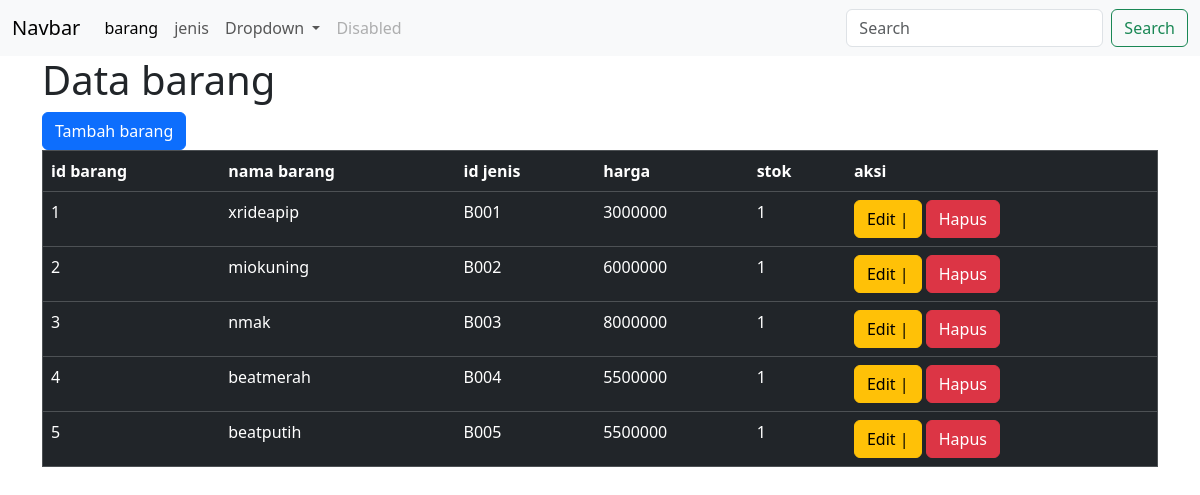
/view/barang/index.php, run on the app's committed database.
### tables this page shows
CREATE TABLE `barang` (
  `id_barang` int NOT NULL,
  `nama_barang` varchar(50) DEFAULT NULL,
  `id_jenis` varchar(50) DEFAULT NULL,
  `harga` int DEFAULT NULL,
  `stok` int DEFAULT NULL
);

### view/barang/index.php (the view, shortened to what this page needs)
<!DOCTYPE html>
<html lang="en">
<head>
    <link rel="stylesheet" href="https://cdn.jsdelivr.net/npm/bootstrap@5.3.3/dist/css/bootstrap.min.css">
</head>
<body>
<nav class="navbar navbar-expand-lg bg-body-tertiary">
  <div class="container-fluid">
    <a class="navbar-brand" href="#">Navbar</a>
    <div class="collapse navbar-collapse" id="navbarSupportedContent">
      <ul class="navbar-nav me-auto mb-2 mb-lg-0">
        <li class="nav-item">
          <a class="nav-link active" aria-current="page" href="http://localhost/dbinventory_refa/view/barang/">barang</a>
        </li>
        <li class="nav-item">
          <a class="nav-link" href="http://localhost/dbinventory_refa/view/jenis/">jenis</a>
        </li>
        <li class="nav-item dropdown">
          <a class="nav-link dropdown-toggle" href="#" role="button" data-bs-toggle="dropdown" aria-expanded="false">
            Dropdown
          </a>
        </li>
        <li class="nav-item">
          <a class="nav-link disabled" aria-disabled="true">Disabled</a>
        </li>
      </ul>
      <form class="d-flex" role="search">
        <input class="form-control me-2" type="search" placeholder="Search" aria-label="Search">
        <button class="btn btn-outline-success" type="submit">Search</button>
      </form>
    </div>
  </div>
</nav>
    <div class="container">
    <h1>Data barang</h1>
    <a href="tambah.php" class="btn btn-primary" width="20px">Tambah barang</a>
    <table border="1" class="table table-dark table-hover">
        <tr>
            <th>id barang </th>
            <th>nama barang</th>
            <th>id jenis</th>
            <th>harga</th>
            <th>stok</th>
            <th>aksi</th>
        </tr>
        <?php
            include '../../config/koneksi.php';
            $query = mysqli_query($conn,"SELECT * FROM barang");
            if(mysqli_num_rows($query)){
                while($result=mysqli_fetch_assoc($query)){
                    ?>
                    <tr>
                        <td><?php echo $result['id_barang']?></td>
                        <td><?php echo $result['nama_barang']?></td>
                        <td><?php echo $result['id_jenis']?></td>
                        <td><?php echo $result['harga']?></td>
                        <td><?php echo $result['stok']?></td>
                        <td>
                            <a href="" class="btn btn-warning">Edit |</a>
                            <a href="" class="btn btn-danger">Hapus</a>
                        </td>
                    </tr>
                <?php
                }
            } else{
                echo "Data kosong";
            }
            ?>
    </table>
    </div>
</body>
</html>

### data on the page
barang: id_barang "1", nama_barang "xrideapip", id_jenis "B001", harga "3000000", stok "1"
barang: id_barang "2", nama_barang "miokuning", id_jenis "B002", harga "6000000", stok "1"
barang: id_barang "3", nama_barang "nmak", id_jenis "B003", harga "8000000", stok "1"
barang: id_barang "4", nama_barang "beatmerah", id_jenis "B004", harga "5500000", stok "1"
barang: id_barang "5", nama_barang "beatputih", id_jenis "B005", harga "5500000", stok "1"
